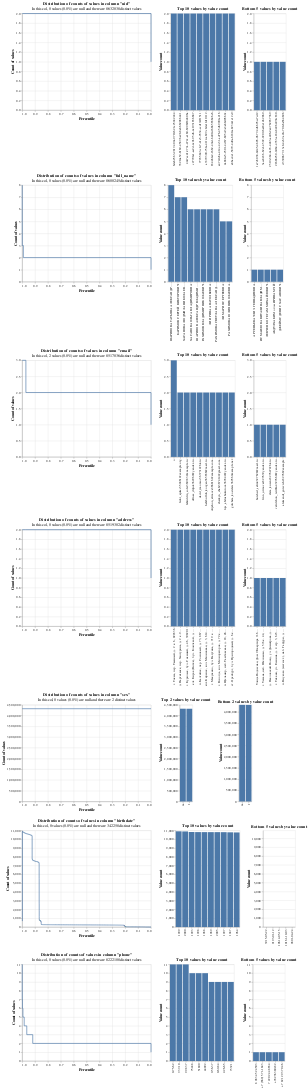

Notebook code cell kept with this figure:
### Code cell
profile_columns(table_or_tables=df1, db_api=db_api, top_n=10, bottom_n=5)
